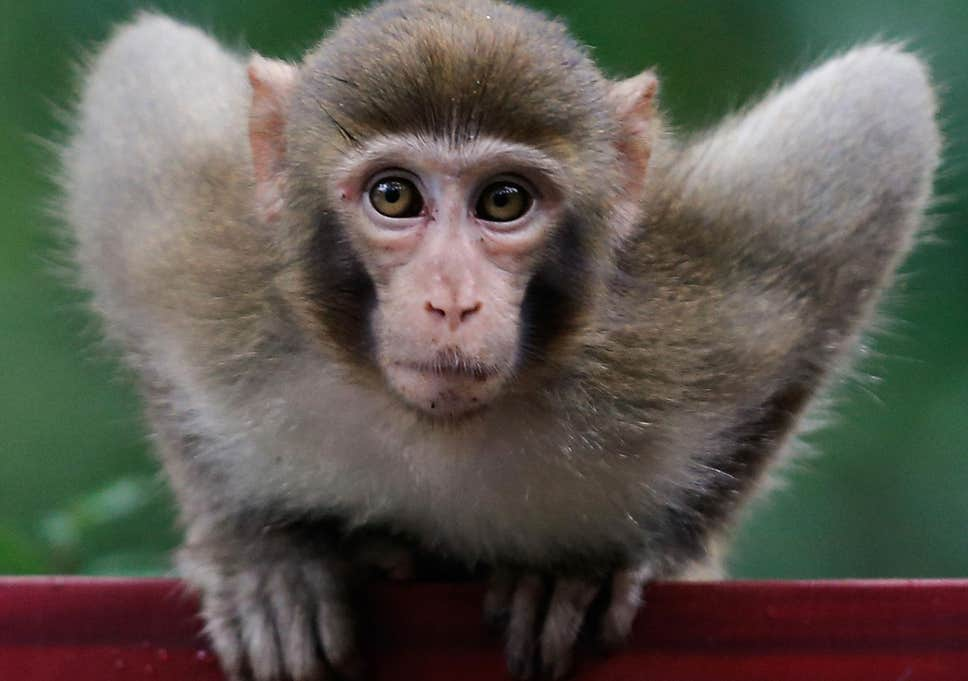
#> input picture images/monkey.jpg, 968 x 681 px
$ python -i saliency.py   (imports and definitions only)
#> lines starting #> are read from the running program, lines starting #| are printed output that depends on the picture
import numpy as np
import numba
from sklearn.neighbors import NearestNeighbors
from skimage.color import rgb2lab
from skimage.segmentation import felzenszwalb, slic
from scipy.spatial.distance import cdist, pdist, squareform
from scipy.ndimage.measurements import center_of_mass


def quantize(img, k=12):
#> called with k = 12
    img = np.asarray(img)
    img = (img * (k/256)).astype(np.uint32)
    colors = (img * [k**2, k, 1]).sum(2)
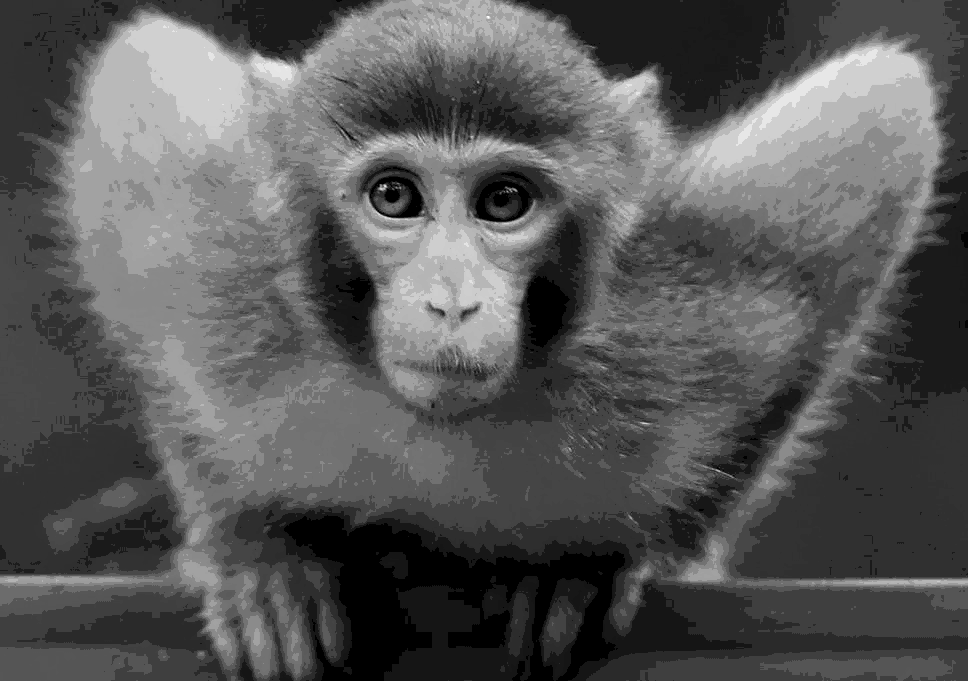
#> colors: shape (681, 968) int64; min 0, max 1727, mean 597; drawn with min black and max white
    lut = np.stack([np.arange(k**3)//k**2,
                   (np.arange(k**3)//k)%k,
                   np.arange(k**3)%k], 1)
    hst, bins = np.histogram(colors, np.arange(k**3+1))
#> hst = 1728 values, max 30480 at index 326, min 0 at index 3, mean 381.5; bins = 1729 values from 0 to 1728
    ind = np.argsort(hst)[::-1]
#> ind = 1728 values, max 1727 at index 195, min 0 at index 1, mean 863.5
    cdf = hst[ind].cumsum() / hst.sum()
#> cdf = 1728 values from 0.0462 to 1
    idx = np.searchsorted(cdf, 0.95, side='right') + 1
#> idx = 61
    ind = ind[:idx]
#> ind = 61 values, max 1570 at index 58, min 0 at index 1, mean 658.9
    colors = lut[bins[ind]].reshape(-1, 3)
#> colors = 61 rows, first 8: [2, 3, 2], [0, 0, 0], [5, 4, 4], [4, 3, 3], [2, 4, 3], [6, 5, 5], [3, 4, 3], [6, 6, 6]
    probs = hst[ind] / hst[ind].sum()
#> probs = 61 values, max 0.0486 at index 0, min 0.00213 at index 60, mean 0.0164
    ind = cdist(img.reshape(-1, 3), colors, 'sqeuclidean').argmin(1)
    ind = ind.reshape(img.shape[:2])
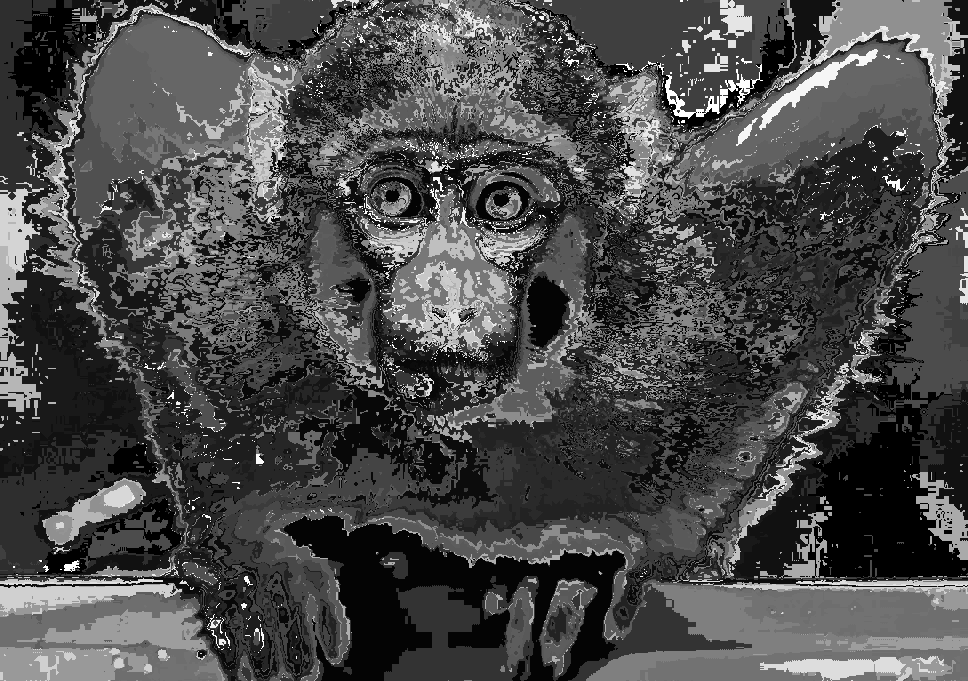
#> ind: shape (681, 968) int64; min 0, max 60, mean 17.6; drawn with min black and max white
    colors = colors * int(256/k)
#> colors = 61 rows, first 8: [42, 63, 42], [0, 0, 0], [105, 84, 84], [84, 63, 63], [42, 84, 63], [126, 105, 105], [63, 84, 63], [126, 126, 126]
    colors = colors.astype(np.uint8)

    return ind, colors, probs


def smoothed_saliency(ind, colors, probs):
    lab = rgb2lab(colors[None].astype(np.uint8)).squeeze()
    #lab_dist = np.square(lab[...,None] - lab.T).sum(1)
    lab_dist = squareform(pdist(lab, 'sqeuclidean'))
    s = (lab_dist * probs).sum(1)
    s = (s - s.min()) / (s.max() - s.min())
    m = lab.shape[0] // 4
    dist, nn = NearestNeighbors(m).fit(lab).kneighbors()
    T = dist.sum(1)
    sp = ((T[:,None] - dist) * s[nn]).sum(1) / ((m-1)*T)

    return sp


def hc_saliency(img):
    ind, colors, probs = quantize(img)
    sal = smoothed_saliency(ind, colors, probs)
    sal = (sal - sal.min()) / (sal.max() - sal.min())
    sal_img = sal[ind]
    return sal_img


@numba.njit(parallel=True)
def region_saliency(lab_dist, histo, reg_sizes, reg_dist, v=0.4):
    n, k = histo.shape
    S = np.zeros(n)
    for i in numba.prange(n):
        for j in range(i+1, n):
            d = 0
            for c1 in range(k):
                for c2 in range(k):
                    d += histo[i, c1] * histo[j, c2] * lab_dist[c1, c2]
            w = np.exp(-reg_dist[i, j] / v)
            S[i] += (w * reg_sizes[j] * d)
            S[j] += (w * reg_sizes[i] * d)
    return S


def rc_saliency(img):
    ind, colors, probs = quantize(img)
    lab = rgb2lab(colors[None].astype(np.uint8)).squeeze()
#> lab = 61 rows, first 8: [24.37, -13.39, 10.31], [0, 0, 0], [37.81, 8.68, 3.29], [28.9, 9.15, 3.54], [32.24, -20.31, 7.81], [46.39, 8.33, 3.12], [33.47, -12.86, 9.71], [52.8, -0.00146, 0.00276]
    lab_dist = squareform(pdist(lab, 'sqeuclidean'))
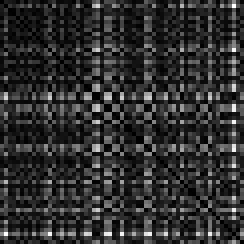
#> lab_dist: shape (61, 61) float64 (shown 4 times larger); min 0, max 7089.4, mean 1325.4; drawn with min black and max white
    # region segmentation
    #regions = felzenszwalb(np.asarray(img), max(img.size)/2)
    regions = slic(np.asarray(img), 200, slic_zero=True)
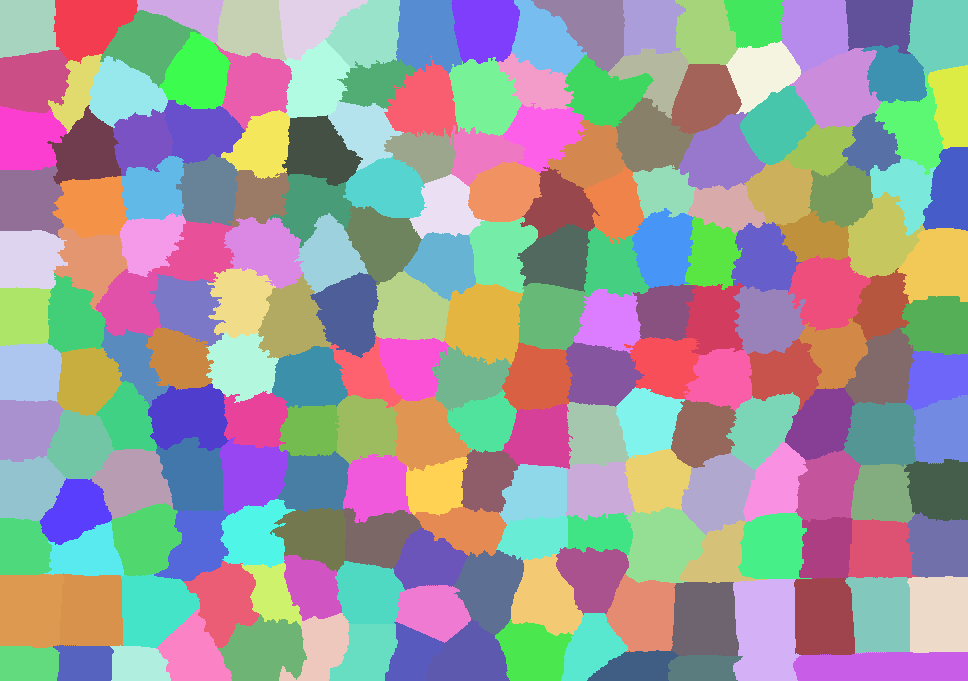
#> regions: shape (681, 968) int64; 201 distinct labels, from 1 to 201; one colour per label, 0 black
    # region histograms
    histo = np.zeros((regions.max()+1, colors.shape[0]))
    np.add.at(histo, (regions, ind), 1)
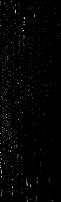
#> histo: shape (202, 61) float64; min 0, max 3563, mean 53.5; drawn with min black and max white
    reg_sizes = np.bincount(regions.ravel())
#> reg_sizes = 202 values, max 6002 at index 185, min 0 at index 0, mean 3263.4
    # region centroid distances
    centroids = center_of_mass(regions+1, regions, np.arange(regions.max()+1))
#> centroids = 202 rows, first 8: [nan, nan], [26.66, 26.5], [24.74, 89.35], [13.47, 188.4], [28.09, 251], [22.11, 310.1], [33.44, 367.3], [34.21, 427]
    centroids = np.array(centroids) / ind.shape
#> centroids = 202 rows, first 8: [nan, nan], [0.0392, 0.0274], [0.0363, 0.0923], [0.0198, 0.195], [0.0412, 0.259], [0.0325, 0.32], [0.0491, 0.379], [0.0502, 0.441]
    reg_dist = squareform(pdist(centroids, 'euclidean'))
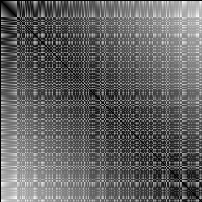
#> reg_dist: shape (202, 202) float64; 0.99% of the values are NaN or infinite; the others: min 0, max 1.32, mean 0.519; drawn with min black, max white, NaN and infinite black

    reg_sal = region_saliency(lab_dist, histo, reg_sizes, reg_dist)
    reg_sal /= reg_sal.max()
    sal_img = reg_sal[regions]

    return sal_img

>>> import cv2
>>> picture = cv2.cvtColor(cv2.imread('images/monkey.jpg'), cv2.COLOR_BGR2RGB)
#> (the run stopped early here; a loop or call above may not have finished)
